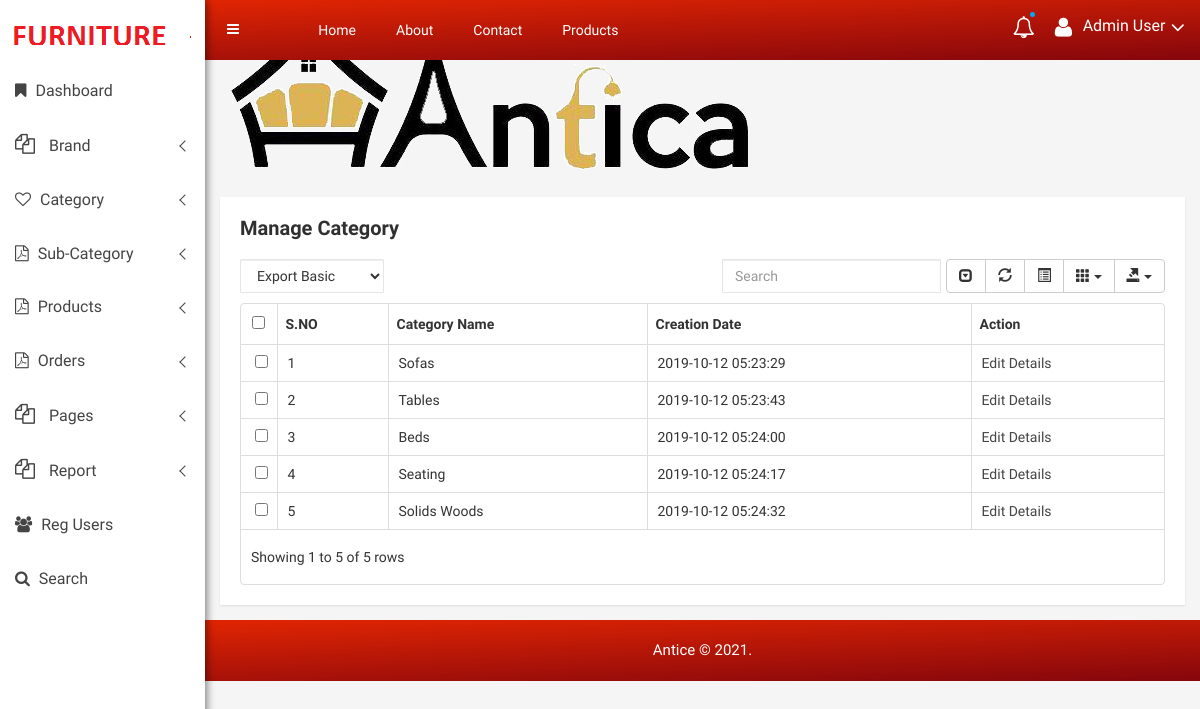
Page /admin/manage-category.php (signed in) on the committed database.
### tables this page shows
CREATE TABLE `tblcategory` (
  `ID` int(10) NOT NULL,
  `CategoryName` varchar(120) DEFAULT NULL,
  `CreationDate` timestamp NULL DEFAULT current_timestamp()
);

### admin/manage-category.php (the view, shortened to what this page needs)
<?php
include('includes/dbconnection.php');
if (strlen($_SESSION['ofsmsaid']==0)) {
  header('location:logout.php');
  } else{
?>
<!doctype html>
<html class="no-js" lang="en">
<head>
    <link rel="stylesheet" href="css/bootstrap.min.css">
    <link rel="stylesheet" href="css/font-awesome.min.css">
    <link rel="stylesheet" href="css/owl.carousel.css">
    <link rel="stylesheet" href="css/owl.theme.css">
    <link rel="stylesheet" href="css/owl.transitions.css">
    <link rel="stylesheet" href="css/animate.css">
    <link rel="stylesheet" href="css/normalize.css">
    <link rel="stylesheet" href="css/meanmenu.min.css">
    <link rel="stylesheet" href="css/main.css">
    <link rel="stylesheet" href="css/morrisjs/morris.css">
    <link rel="stylesheet" href="css/scrollbar/jquery.mCustomScrollbar.min.css">
    <link rel="stylesheet" href="css/metisMenu/metisMenu.min.css">
    <link rel="stylesheet" href="css/metisMenu/metisMenu-vertical.css">
    <link rel="stylesheet" href="css/calendar/fullcalendar.min.css">
    <link rel="stylesheet" href="css/calendar/fullcalendar.print.min.css">
    <link rel="stylesheet" href="css/editor/select2.css">
    <link rel="stylesheet" href="css/editor/datetimepicker.css">
    <link rel="stylesheet" href="css/editor/bootstrap-editable.css">
    <link rel="stylesheet" href="css/editor/x-editor-style.css">
    <link rel="stylesheet" href="css/data-table/bootstrap-table.css">
    <link rel="stylesheet" href="css/data-table/bootstrap-editable.css">
    <link rel="stylesheet" href="style.css">
    <link rel="stylesheet" href="css/responsive.css">
</head>
<body>
   <?php include_once('includes/sidebar.php');?>
    <div class="all-content-wrapper">
        <?php include_once('includes/header.php');?>
       <div class="data-table-area mg-tb-15">
            <div class="container-fluid">
                <div class="row">
                    <div class="col-lg-12 col-md-12 col-sm-12 col-xs-12">
                        <div class="sparkline13-list">
                            <div class="sparkline13-hd">
                                <div class="main-sparkline13-hd">
                                    <h1>Manage <span class="table-project-n">Category</span></h1>
                                </div>
                            </div>
                            <div class="sparkline13-graph">
                                <div class="datatable-dashv1-list custom-datatable-overright">
                                    <div id="toolbar">
                                        <select class="form-control">
                        <option value="">Export Basic</option>
                      </select>
                                    </div>
                                    <table id="table" data-toggle="table" data-pagination="true" data-search="true" data-show-columns="true" data-show-pagination-switch="true" data-show-refresh="true" data-key-events="true" data-show-toggle="true" data-resizable="true" data-cookie="true"
                                        data-cookie-id-table="saveId" data-show-export="true" data-click-to-select="true" data-toolbar="#toolbar">
                                        <thead>
                                            <tr>
                                                <th data-field="id">S.NO</th>
                                                <th data-field="name">Category Name</th>
                                                <th data-field="company">Creation Date</th>
                                                <th data-field="action">Action</th>
                                            </tr>
                                        </thead>
                                        <tbody>
                                        <?php
$sql="SELECT * from tblcategory";
$query = $dbh -> prepare($sql);
$query->execute();
$results=$query->fetchAll(PDO::FETCH_OBJ);
$cnt=1;
if($query->rowCount() > 0)
{
foreach($results as $row)
{               ?>
                                            <tr>
                                                <td><?php echo htmlentities($cnt);?></td>
                                                <td><?php  echo htmlentities($row->CategoryName);?></td>
                                                <td><?php  echo htmlentities($row->CreationDate);?></td>
                                                <td><a href="edit-category-detail.php?editid=<?php echo htmlentities ($row->ID);?>">Edit Details</a></td>
                                            </tr>
                                             <?php $cnt=$cnt+1;}} ?>
                                        </tbody>
                                    </table>
                                </div>
                            </div>
                        </div>
                    </div>
                </div>
            </div>
        </div>
        <?php include_once('includes/footer.php');?>
    </div>
</body>
</html>
<?php }  ?>

### admin/includes/header.php (shortened to what this page needs)
 <div class="container-fluid">
            <div class="row">
                <div class="col-lg-12 col-md-12 col-sm-12 col-xs-12">
                    <div class="logo-pro">
                        <a href="dashboard.php"><img class="main-logo" src="images/logo/logo2.png" alt="" /></a>
                    </div>
                </div>
            </div>
        </div>
<div class="header-advance-area">
            <div class="header-top-area">
                <div class="container-fluid">
                    <div class="row">
                        <div class="col-lg-12 col-md-12 col-sm-12 col-xs-12">
                            <div class="header-top-wraper">
                                <div class="row">
                                    <div class="col-lg-1 col-md-0 col-sm-1 col-xs-12">
                                        <div class="menu-switcher-pro">
                                            <button type="button" id="sidebarCollapse" class="btn bar-button-pro header-drl-controller-btn btn-info navbar-btn">
                                                    <i class="fa fa-bars"></i>
                                                </button>
                                        </div>
                                    </div>
                                    <div class="col-lg-6 col-md-7 col-sm-6 col-xs-12">
                                        <div class="header-top-menu tabl-d-n">
                                            <ul class="nav navbar-nav mai-top-nav">
                                                <li class="nav-item"><a href="dashboard.php" class="nav-link">Home</a>
                                                </li>
                                                <li class="nav-item"><a href="about-us.php" class="nav-link">About</a>
                                                </li>
                                                <li class="nav-item"><a href="contact-us.php" class="nav-link">Contact</a>
                                                </li>
                                                <li class="nav-item"><a href="manage-products.php" class="nav-link">Products</a>
                                                </li>
                                            </ul>
                                        </div>
                                    </div>
  <div class="col-lg-5 col-md-5 col-sm-12 col-xs-12">
<div class="header-right-info">
 <ul class="nav navbar-nav mai-top-nav header-right-menu">
 <li class="nav-item"><a href="#" data-toggle="dropdown" role="button" aria-expanded="false" class="nav-link dropdown-toggle"><i class="fa fa-bell-o" aria-hidden="true"></i><span class="indicator-nt"></span></a>
</li>
 <li class="nav-item">
 <a href="#" data-toggle="dropdown" role="button" aria-expanded="false" class="nav-link dropdown-toggle">
<i class="fa fa-user adminpro-user-rounded header-riht-inf" aria-hidden="true"></i>
<span class="admin-name"><?php
$aid=$_SESSION['ofsmsaid'];
$sql="SELECT AdminName,Email from  tbladmin where ID=:aid";
$query = $dbh -> prepare($sql);
$query->bindParam(':aid',$aid,PDO::PARAM_STR);
$query->execute();
$results=$query->fetchAll(PDO::FETCH_OBJ);
$cnt=1;
if($query->rowCount() > 0)
{
foreach($results as $row)
{               ?><?php  echo $row->AdminName;?><?php $cnt=$cnt+1;}} ?></span>
<i class="fa fa-angle-down adminpro-icon adminpro-down-arrow"></i>
    </a>
</li>
 </ul>
 </div>
</div>
</div>
</div>
 </div>
 </div>
  </div>
 </div>
        </div>

### admin/css/main.css (style rules this page uses)
html { color: #222; font-size: 1em; line-height: 1.4; }
audio, canvas, iframe, img, svg, video { vertical-align: middle; }

### admin/style.css (style rules this page uses)
html, body { height: 100%; font-family: 'Play', sans-serif;font-weight:400;background:#f5f5f5; }
img { max-width:100%;height:auto }
h1, h2, h3, h4, h5, h6 { margin: 0 0 10px; font-weight:700; }
a { transition: all 0.3s ease 0s;text-decoration:none; }
a:visited, a:link, a:active { text-decoration: none; }
ul { list-style: outside none none; margin: 0; padding: 0 }
.mg-tb-15 { margin:15px 0px; }
.all-content-wrapper { margin-left: 205px; transition: all 0.3s; }
.bar-button-pro { margin: 13px 0px; }
.menu-switcher-pro { transition:all .4s ease 0s; }
.menu-switcher-pro button { background: none; border:none; }
.header-top-menu .navbar-nav>li>a { padding: 20px 20px; color: #fff; font-size:14px; }
.header-right-info .navbar-nav { float:right; padding:17px 0px; }
.header-right-info ul.header-right-menu li { display:inline-block; }
.header-right-info ul.header-right-menu > li > a { display:inline-block; color:#fff; padding: 0px 0px 0px 20px; font-size:22px; text-decoration:none; position:relative; }
.indicator-nt { position:absolute; height:5px; width:5px; background:#03a9f4; border-radius:50%; top: -5px; right: 0px; }
.header-right-info .admin-name { display: inline-block; color: #fff; font-size: 16px; position: relative; top: -4px; margin-left:5px; }
.form-control { background-color: #FFFFFF; background-image: none; border: 1px solid #e5e6e7; border-radius: 1px; color: inherit; display: block; padding: 6px 12px; transition: border-color 0.15s ease-in-out 0s, box-shadow 0.15s ease-in-out 0s; width: 100%; }
.header-advance-area { background: -webkit-linear-gradient(178deg, #e12503 0%, #85060c 100%); background: linear-gradient(178deg, #e12503 0%, #85060c 100%); }
.product-sales-chart, .analytics-info-cs, .tranffic-als-inner, .analytics-rounded, .single-new-trend, .personal-info-wrap, .author-widgets-single, .calender-inner, .product-status-wrap, .review-tab-pro-inner, .income-dashone-total, .analytics-adminpro-wrap, .analytics-sparkle-line, .analysis-progrebar, .sparkline8-list, .sparkline9-list, .sparkline7-list, .sparkline10-list, .sparkline12-list, .sparkline13-list, .sparkline14-list, .sparkline13-list, .sparkline11-list, .x-editable-list, .code-editor-single, .blog-details-inner, .charts-single-pro, .about-sparkline, .sparkline-list, .button-ad-wrap, .tab-content-details, .sparkline16-list, .sparkline15-list, .tinymce-single { padding:20px; background:#fff; -webkit-box-shadow: 0px 1px 2px 0px rgba(0, 0, 0, 0.1); box-shadow: 0px 1px 2px 0px rgba(0, 0, 0, 0.1); }
.header-top-area { position: fixed; background: -webkit-linear-gradient(178deg, #e12503 0%, #85060c 100%); background: linear-gradient(178deg, #e12503 0%, #85060c 100%); z-index: 99; left: 200px; right: 0; top: 0; margin: 0 auto; transition: all 0.3s; }
.main-sparkline8-hd h1, .main-sparkline9-hd h1, .main-spark7-hd h1, .main-sparkline10-hd h1, .main-sparkline11-hd h1, .main-sparkline12-hd h1, .main-sparkline13-hd h1, .main-sparkline14-hd h1 { font-size:20px; color:#303030; }
.custom-datatable-overright table tbody tr td a { color: #444; font-size: 14px; }
.custom-datatable-overright table tbody tr td { padding-left: 10px !important; padding-right: 5px !important; font-size: 14px; text-align: left; }

### rows in the picture
tblcategory: CategoryName "Sofas", CreationDate "2019-10-12 05:23:29"
tblcategory: CategoryName "Tables", CreationDate "2019-10-12 05:23:43"
tblcategory: CategoryName "Beds", CreationDate "2019-10-12 05:24:00"
tblcategory: CategoryName "Seating", CreationDate "2019-10-12 05:24:17"
tblcategory: CategoryName "Solids Woods", CreationDate "2019-10-12 05:24:32"

### other values in the picture
$row->AdminName "Admin User"
